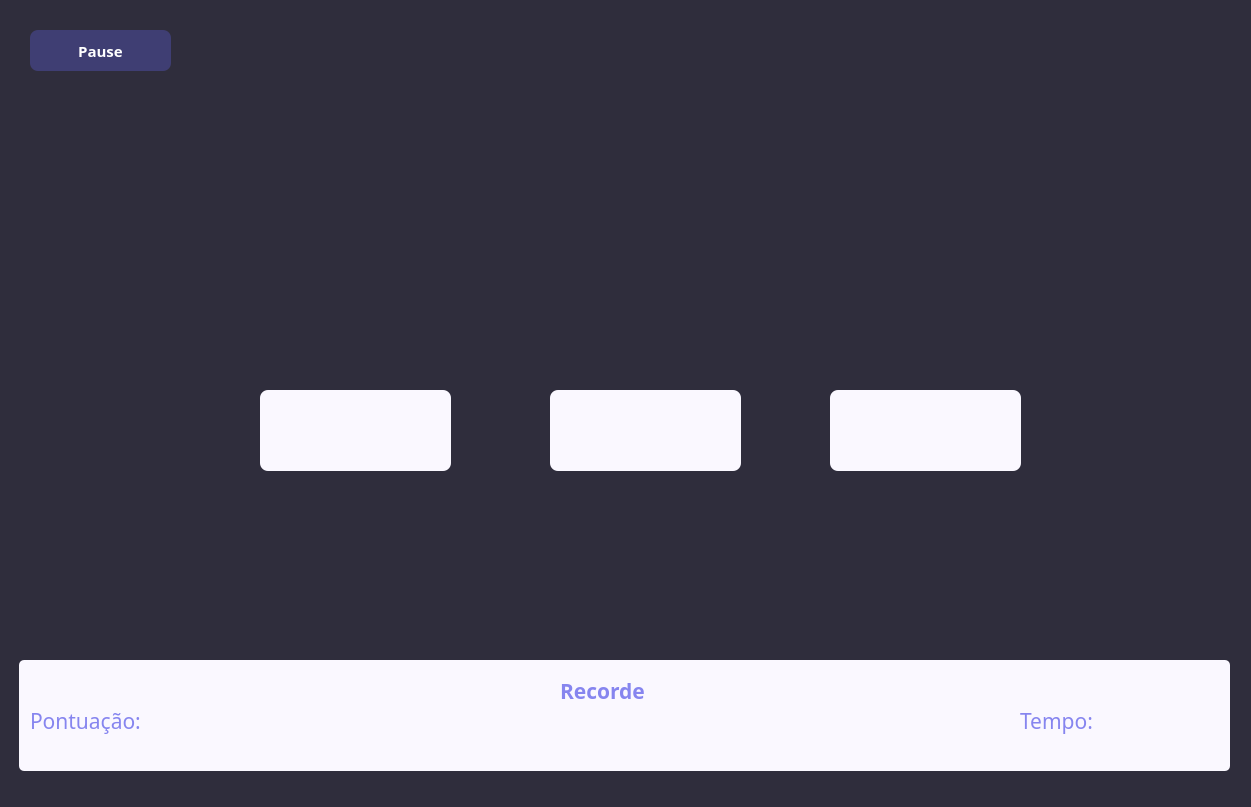
<?xml version="1.0" encoding="UTF-8"?>
<ui version="4.0">
 <class>MainWindow</class>
 <widget class="QMainWindow" name="MainWindow">
  <property name="geometry">
   <rect>
    <x>0</x>
    <y>0</y>
    <width>1251</width>
    <height>807</height>
   </rect>
  </property>
  <property name="windowTitle">
   <string>MainWindow</string>
  </property>
  <property name="styleSheet">
   <string notr="true">background: #2F2D3C;</string>
  </property>
  <widget class="QWidget" name="centralwidget">
   <widget class="QLabel" name="label_informaoes">
    <property name="geometry">
     <rect>
      <x>19</x>
      <y>660</y>
      <width>1211</width>
      <height>111</height>
     </rect>
    </property>
    <property name="font">
     <font>
      <family>Arial Black</family>
      <weight>75</weight>
      <bold>true</bold>
     </font>
    </property>
    <property name="styleSheet">
     <string notr="true">background-color: #FAF8FF;
border-radius: 5;</string>
    </property>
    <property name="text">
     <string/>
    </property>
   </widget>
   <widget class="QLabel" name="label">
    <property name="geometry">
     <rect>
      <x>30</x>
      <y>700</y>
      <width>161</width>
      <height>41</height>
     </rect>
    </property>
    <property name="font">
     <font>
      <family>Arial Rounded MT Bold</family>
      <pointsize>16</pointsize>
      <weight>50</weight>
      <bold>false</bold>
     </font>
    </property>
    <property name="styleSheet">
     <string notr="true">color: #8685EF;
background-color: #FAF8FF;</string>
    </property>
    <property name="text">
     <string>Pontuação:</string>
    </property>
   </widget>
   <widget class="QLabel" name="label_3">
    <property name="geometry">
     <rect>
      <x>560</x>
      <y>670</y>
      <width>131</width>
      <height>41</height>
     </rect>
    </property>
    <property name="font">
     <font>
      <family>Arial Black</family>
      <pointsize>16</pointsize>
      <weight>75</weight>
      <bold>true</bold>
     </font>
    </property>
    <property name="styleSheet">
     <string notr="true">color: #8685EF;
background-color: #FAF8FF;</string>
    </property>
    <property name="text">
     <string>Recorde</string>
    </property>
   </widget>
   <widget class="QLabel" name="label_4">
    <property name="geometry">
     <rect>
      <x>1020</x>
      <y>700</y>
      <width>101</width>
      <height>41</height>
     </rect>
    </property>
    <property name="font">
     <font>
      <family>Arial Rounded MT Bold</family>
      <pointsize>16</pointsize>
      <weight>50</weight>
      <bold>false</bold>
     </font>
    </property>
    <property name="styleSheet">
     <string notr="true">color: #8685EF;
background-color: #FAF8FF;</string>
    </property>
    <property name="text">
     <string>Tempo:</string>
    </property>
   </widget>
   <widget class="QLabel" name="label_pontuacao">
    <property name="geometry">
     <rect>
      <x>190</x>
      <y>700</y>
      <width>131</width>
      <height>41</height>
     </rect>
    </property>
    <property name="font">
     <font>
      <family>Arial Rounded MT Bold</family>
      <pointsize>16</pointsize>
      <weight>50</weight>
      <bold>false</bold>
     </font>
    </property>
    <property name="styleSheet">
     <string notr="true">color: #1A1A1A;
background-color: #FAF8FF;</string>
    </property>
    <property name="text">
     <string/>
    </property>
    <property name="alignment">
     <set>Qt::AlignCenter</set>
    </property>
   </widget>
   <widget class="QLabel" name="label_recorde">
    <property name="geometry">
     <rect>
      <x>560</x>
      <y>710</y>
      <width>131</width>
      <height>41</height>
     </rect>
    </property>
    <property name="font">
     <font>
      <family>Arial Black</family>
      <pointsize>16</pointsize>
      <weight>75</weight>
      <bold>true</bold>
     </font>
    </property>
    <property name="styleSheet">
     <string notr="true">color: #1A1A1A;
background-color: #FAF8FF;</string>
    </property>
    <property name="text">
     <string/>
    </property>
    <property name="alignment">
     <set>Qt::AlignCenter</set>
    </property>
   </widget>
   <widget class="QLabel" name="label_tempo">
    <property name="geometry">
     <rect>
      <x>1130</x>
      <y>700</y>
      <width>81</width>
      <height>41</height>
     </rect>
    </property>
    <property name="font">
     <font>
      <family>Arial Rounded MT Bold</family>
      <pointsize>16</pointsize>
      <weight>50</weight>
      <bold>false</bold>
     </font>
    </property>
    <property name="styleSheet">
     <string notr="true">color: #1A1A1A;
background-color: #FAF8FF;</string>
    </property>
    <property name="text">
     <string/>
    </property>
    <property name="alignment">
     <set>Qt::AlignCenter</set>
    </property>
   </widget>
   <widget class="QLabel" name="label_conta">
    <property name="geometry">
     <rect>
      <x>280</x>
      <y>160</y>
      <width>741</width>
      <height>161</height>
     </rect>
    </property>
    <property name="font">
     <font>
      <family>Arial Black</family>
      <pointsize>48</pointsize>
      <weight>75</weight>
      <bold>true</bold>
     </font>
    </property>
    <property name="styleSheet">
     <string notr="true">background: #2F2D3C;
color: white;</string>
    </property>
    <property name="text">
     <string/>
    </property>
    <property name="scaledContents">
     <bool>false</bool>
    </property>
    <property name="alignment">
     <set>Qt::AlignCenter</set>
    </property>
   </widget>
   <widget class="QPushButton" name="pushButton_resposta1">
    <property name="geometry">
     <rect>
      <x>260</x>
      <y>390</y>
      <width>191</width>
      <height>81</height>
     </rect>
    </property>
    <property name="font">
     <font>
      <family>Arial Rounded MT Bold</family>
      <pointsize>18</pointsize>
      <weight>50</weight>
      <bold>false</bold>
     </font>
    </property>
    <property name="styleSheet">
     <string notr="true">background-color: #FAF8FF;
color: #1A1A1A;
border-radius: 8;</string>
    </property>
    <property name="text">
     <string/>
    </property>
   </widget>
   <widget class="QPushButton" name="pushButton_resposta2">
    <property name="geometry">
     <rect>
      <x>550</x>
      <y>390</y>
      <width>191</width>
      <height>81</height>
     </rect>
    </property>
    <property name="font">
     <font>
      <family>Arial Rounded MT Bold</family>
      <pointsize>18</pointsize>
      <weight>50</weight>
      <bold>false</bold>
     </font>
    </property>
    <property name="styleSheet">
     <string notr="true">background-color: #FAF8FF;
color: #1A1A1A;
border-radius: 8;</string>
    </property>
    <property name="text">
     <string/>
    </property>
   </widget>
   <widget class="QPushButton" name="pushButton_resposta3">
    <property name="geometry">
     <rect>
      <x>830</x>
      <y>390</y>
      <width>191</width>
      <height>81</height>
     </rect>
    </property>
    <property name="font">
     <font>
      <family>Arial Rounded MT Bold</family>
      <pointsize>18</pointsize>
      <weight>50</weight>
      <bold>false</bold>
     </font>
    </property>
    <property name="styleSheet">
     <string notr="true">background-color: #FAF8FF;
color: #1A1A1A;
border-radius: 8;</string>
    </property>
    <property name="text">
     <string/>
    </property>
   </widget>
   <widget class="QPushButton" name="pushButton_pause">
    <property name="geometry">
     <rect>
      <x>30</x>
      <y>30</y>
      <width>141</width>
      <height>41</height>
     </rect>
    </property>
    <property name="font">
     <font>
      <family>Arial Black</family>
      <pointsize>11</pointsize>
      <weight>75</weight>
      <bold>true</bold>
     </font>
    </property>
    <property name="styleSheet">
     <string notr="true">background-color:#3F3E73;
color: white;
border-radius: 8;</string>
    </property>
    <property name="text">
     <string>Pause</string>
    </property>
   </widget>
  </widget>
  <widget class="QStatusBar" name="statusbar"/>
 </widget>
 <resources/>
 <connections/>
</ui>
